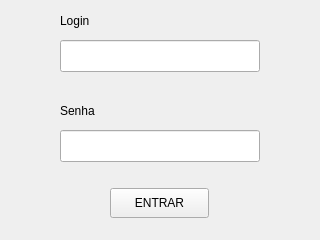
<?xml version="1.0" encoding="UTF-8"?>
<ui version="4.0">
 <class>TelaLogin</class>
 <widget class="QWidget" name="TelaLogin">
  <property name="geometry">
   <rect>
    <x>0</x>
    <y>0</y>
    <width>320</width>
    <height>240</height>
   </rect>
  </property>
  <property name="windowTitle">
   <string>TelaLogin</string>
  </property>
  <widget class="QPushButton" name="btEntrar">
   <property name="geometry">
    <rect>
     <x>110</x>
     <y>188</y>
     <width>99</width>
     <height>30</height>
    </rect>
   </property>
   <property name="text">
    <string>ENTRAR</string>
   </property>
  </widget>
  <widget class="QLineEdit" name="txLogin">
   <property name="geometry">
    <rect>
     <x>60</x>
     <y>40</y>
     <width>200</width>
     <height>32</height>
    </rect>
   </property>
  </widget>
  <widget class="QLineEdit" name="txSenha">
   <property name="geometry">
    <rect>
     <x>60</x>
     <y>130</y>
     <width>200</width>
     <height>32</height>
    </rect>
   </property>
   <property name="inputMask">
    <string/>
   </property>
   <property name="echoMode">
    <enum>QLineEdit::Password</enum>
   </property>
  </widget>
  <widget class="QLabel" name="label">
   <property name="geometry">
    <rect>
     <x>60</x>
     <y>10</y>
     <width>68</width>
     <height>22</height>
    </rect>
   </property>
   <property name="text">
    <string>Login</string>
   </property>
  </widget>
  <widget class="QLabel" name="label_2">
   <property name="geometry">
    <rect>
     <x>60</x>
     <y>100</y>
     <width>68</width>
     <height>22</height>
    </rect>
   </property>
   <property name="text">
    <string>Senha</string>
   </property>
  </widget>
 </widget>
 <resources/>
 <connections/>
</ui>
